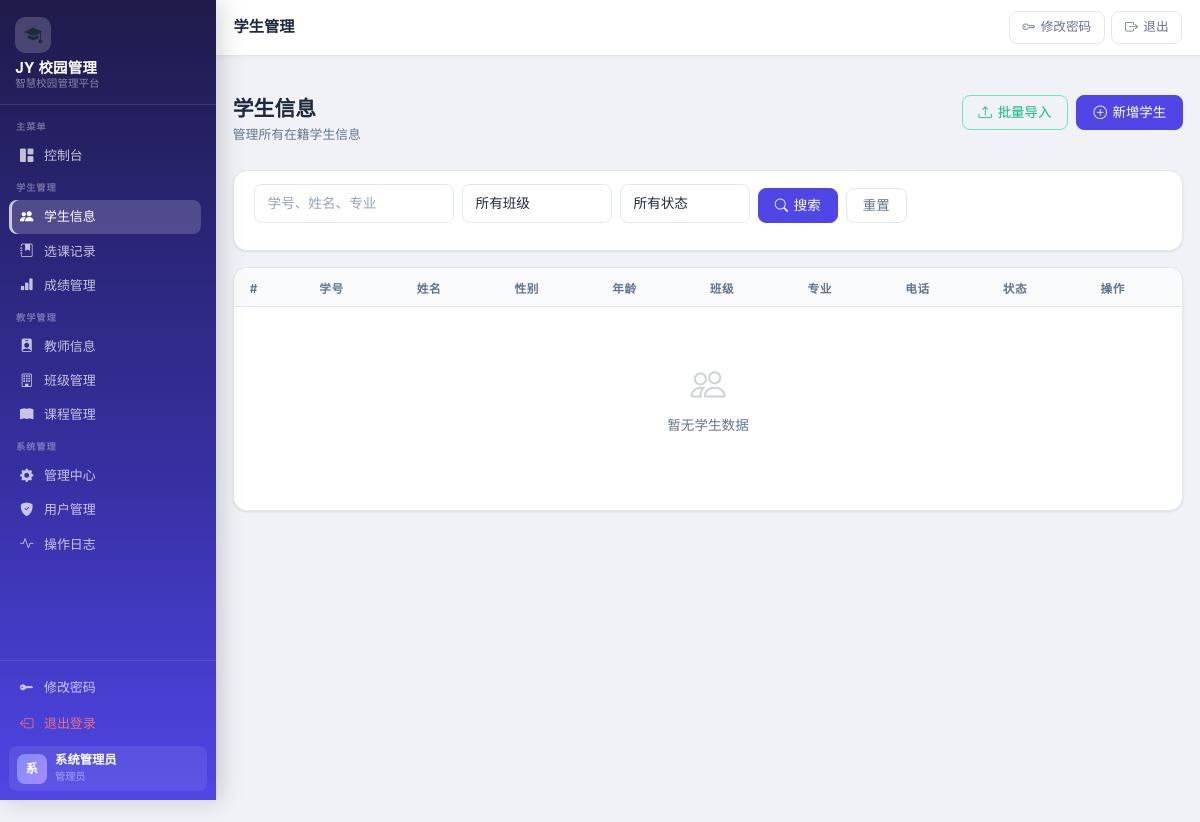
The page /students (signed in) on the database as committed earlier.
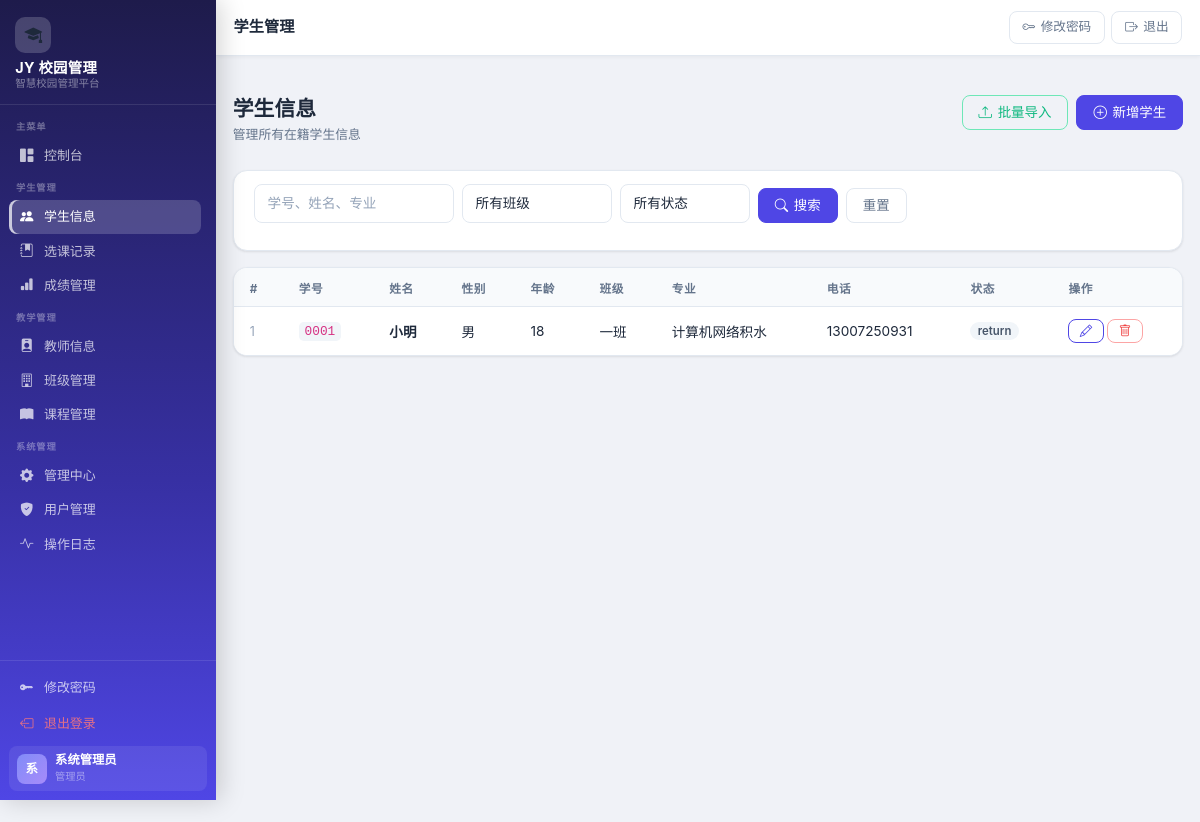
The same page on the database as committed later.
### app.py (models this page shows)
class Student(db.Model):
    __tablename__ = "students"
    id = db.Column(db.Integer, primary_key=True)
    user_id = db.Column(db.Integer, db.ForeignKey("users.id"), unique=True)
    student_no = db.Column(db.String(50), unique=True, nullable=False)
    name = db.Column(db.String(100), nullable=False)
    gender = db.Column(db.String(10))
    age = db.Column(db.Integer)
    class_id = db.Column(db.Integer, db.ForeignKey("classes.id"))
    phone = db.Column(db.String(20))
    email = db.Column(db.String(100))
    major = db.Column(db.String(100))
    status = db.Column(db.String(20), default="enrolled")  # enrolled, leave, return, dropout
    id_number = db.Column(db.String(50), unique=True)
    enrollment_date = db.Column(db.Date)
    created_at = db.Column(db.DateTime, default=datetime.utcnow)
    updated_at = db.Column(db.DateTime, default=datetime.utcnow, onupdate=datetime.utcnow)
    user = db.relationship("User", backref="student_profile")
    enrollments = db.relationship("Enrollment", backref="student", lazy=True)
    status_changes = db.relationship("StudentStatusChange", backref="student", lazy=True)

class Class(db.Model):
    __tablename__ = "classes"
    id = db.Column(db.Integer, primary_key=True)
    class_no = db.Column(db.String(50), unique=True, nullable=False)
    class_name = db.Column(db.String(100), nullable=False)
    headteacher_id = db.Column(db.Integer, db.ForeignKey("users.id"))
    grade = db.Column(db.String(20))  # 年级
    total_students = db.Column(db.Integer, default=0)
    created_at = db.Column(db.DateTime, default=datetime.utcnow)
    updated_at = db.Column(db.DateTime, default=datetime.utcnow, onupdate=datetime.utcnow)
    students = db.relationship("Student", backref="class_obj", lazy=True)
    headteacher = db.relationship("User", backref="classes_managed")

### app.py (the view, shortened to what this page needs)
@app.route("/students")
@login_required
def list_students():
    query = request.args.get("q", "").strip()
    class_id = request.args.get("class_id", type=int)
    status = request.args.get("status", "").strip()
    q = Student.query
    classes_query = Class.query
    if status:
        q = q.filter(Student.status == status)
    students = q.order_by(Student.id.desc()).all()
    classes = classes_query.all()
    return render_template(
        "students/list.html",
        students=students,
        classes=classes,
        query=query,
        class_id=class_id,
        status=status
    )

### app.py (called while the page is built)
def login_required(f):
    @wraps(f)
    def decorated_function(*args, **kwargs):
        if "user_id" not in session:
            flash("请先登录", "warning")
            return redirect(url_for("login"))
        return f(*args, **kwargs)
    return decorated_function

### templates/students/list.html (shortened to what this page needs)
﻿{% extends "base.html" %}
{% block page_title %}学生管理{% endblock %}
{% block content %}
<div class="page-header">
  <div>
    <h1 class="page-title">学生信息</h1>
    <p class="page-subtitle">管理所有在籍学生信息</p>
  </div>
  {% if session.role in ['admin', 'teacher'] %}
  <div class="d-flex gap-2">
    <button class="btn btn-outline-success" data-bs-toggle="modal" data-bs-target="#importModal">
      <i class="bi bi-upload"></i> 批量导入
    </button>
    <a href="{{ url_for('add_student') }}" class="btn btn-primary">
      <i class="bi bi-plus-circle"></i> 新增学生
    </a>
  </div>
  {% endif %}
</div>
<div class="card mb-3">
  <div class="card-body" style="padding:.85rem 1.25rem">
    <form method="get" class="search-bar">
      <input class="form-control" type="text" name="q" value="{{ query }}" placeholder="学号、姓名、专业" style="width:200px;flex-shrink:0">
      <select class="form-select" name="class_id" style="width:150px;flex-shrink:0">
        <option value="">所有班级</option>
      </select>
      <select class="form-select" name="status" style="width:130px;flex-shrink:0">
        <option value="">所有状态</option>
      </select>
      <button class="btn btn-primary" type="submit"><i class="bi bi-search"></i> 搜索</button>
      <a href="{{ url_for('list_students') }}" class="btn btn-outline-secondary">重置</a>
    </form>
  </div>
</div>
<div class="table-card">
  <div class="table-responsive">
    <table class="table">
      <thead>
        <tr>
          <th>#</th>
          <th>学号</th>
          <th>姓名</th>
          <th>性别</th>
          <th>年龄</th>
          <th>班级</th>
          <th>专业</th>
          <th>电话</th>
          <th>状态</th>
          <th>操作</th>
        </tr>
      </thead>
      <tbody>
        {% if students %}
        {% for student in students %}
        <tr>
          <td style="color:#94a3b8;font-size:.78rem">{{ loop.index }}</td>
          <td><code style="background:#f1f5f9;padding:.15em .45em;border-radius:.3rem;font-size:.8rem">{{ student.student_no }}</code></td>
          <td class="fw-semibold">{{ student.name }}</td>
          <td>{{ student.gender or '' }}</td>
          <td>{{ student.age or '' }}</td>
          <td>{{ student.class_obj.class_name if student.class_obj else '' }}</td>
          <td>{{ student.major or '' }}</td>
          <td>{{ student.phone or '' }}</td>
          <td>
            {% if student.status == 'enrolled' %}
            <span class="badge badge-success"><i class="bi bi-circle-fill" style="font-size:.45em"></i> 在读</span>
            {% elif student.status == 'leave' %}
            <span class="badge badge-warning">休学</span>
            {% elif student.status == 'dropout' %}
            <span class="badge badge-danger">退学</span>
            {% else %}
            <span class="badge badge-secondary">{{ student.status }}</span>
            {% endif %}
          </td>
          <td>
            <div class="table-actions">
              {% if session.role in ['admin', 'teacher'] %}
              <a href="{{ url_for('edit_student', student_id=student.id) }}" class="btn btn-sm btn-outline-primary btn-icon" title="编辑">
                <i class="bi bi-pencil"></i>
              </a>
              <form method="post" action="{{ url_for('delete_student', student_id=student.id) }}" style="display:inline" onsubmit="return confirm('确认删除学生【{{ student.name }}】（学号：{{ student.student_no }}）吗？')">
                <button class="btn btn-sm btn-outline-danger btn-icon" type="submit" title="删除">
                  <i class="bi bi-trash"></i>
                </button>
              </form>
              {% endif %}
            </div>
          </td>
        </tr>
        {% endfor %}
        {% else %}
        <tr>
          <td colspan="10">
            <div class="no-data">
              <i class="bi bi-people"></i>
              <p>暂无学生数据</p>
            </div>
          </td>
        </tr>
        {% endif %}
      </tbody>
    </table>
  </div>
</div>
{% endblock %}

Rows that differ between the two databases and show on the page:
added Student: student_no "0001", name "小明", gender "男", age "18", class_obj "一班", major "计算机网络积水", phone "13007250931", status "return"
Other text that changed with them:
text no longer shown: "暂无学生数据"
